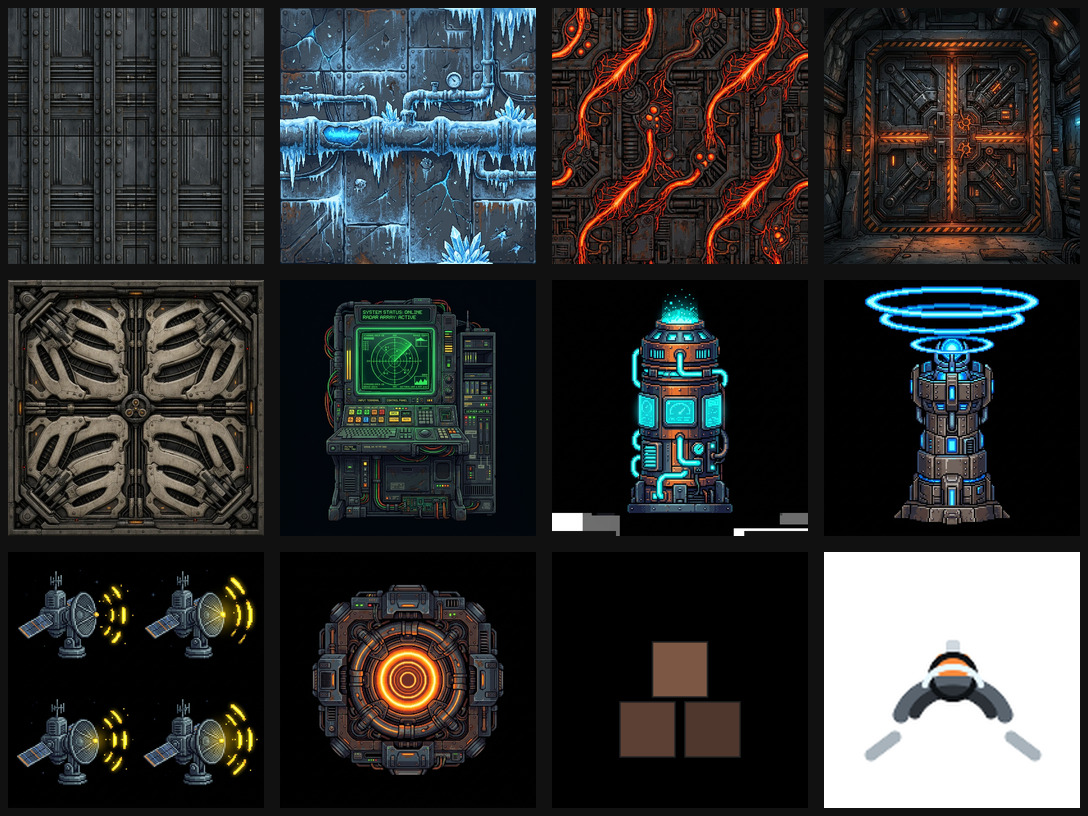
#> input picture art/source/art-remaster/concepts/world-assets-current-contact-sheet.jpg, 1088 x 816 px
$ python chroma_key.py ../art/source/art-remaster/concepts/world-assets-current-contact-sheet.jpg
#> lines starting #> are read from the running program, lines starting #| are printed output that depends on the picture
#!/usr/bin/env python3
"""Chroma-key HUD housing renders to transparent WebP.

docs/planning/hud-housing-prompts-2026-09-25.md: housings are rendered on flat
#00FF00; biology layers (`*_bio*`) on #FF00FF so the key can't eat bio-green.

    python3 scripts/chroma_key.py art/hud/renders/           # every PNG/JPG below
    python3 scripts/chroma_key.py some_panel.png --key magenta

For each image: the key colour becomes alpha (soft edge over a small tolerance
band), the key colour's spill is removed from the edge pixels, the result is
cropped to the panel silhouette, and written next to the source as .webp.
"""
import argparse
import os
import sys

import numpy as np
from PIL import Image

KEYS = {'green': (0, 255, 0), 'magenta': (255, 0, 255)}


def key_distance(rgb, key):
    """0 at the key colour, growing with distance in a key-aware way."""
    r, g, b = rgb[..., 0], rgb[..., 1], rgb[..., 2]
    if key == 'green':
        # How much greener than the other channels the pixel is.
        dominance = g - np.maximum(r, b)
    else:
        # How much more red+blue than green (magenta dominance).
        dominance = np.minimum(r, b) - g
    return dominance


def despill(rgb, key):
    out = rgb.copy()
    r, g, b = out[..., 0], out[..., 1], out[..., 2]
    if key == 'green':
        limit = np.maximum(r, b)
        out[..., 1] = np.minimum(g, limit)
    else:
        limit = g + (np.abs(r - b) / 2)
        out[..., 0] = np.minimum(r, np.maximum(limit, b))
        out[..., 2] = np.minimum(b, np.maximum(limit, r))
    return out


def process(path, key, low=40, high=110, pad=4):
    img = Image.open(path).convert('RGB')
    rgb = np.asarray(img).astype(np.float32)
    dominance = key_distance(rgb, key)
    # dominance >= high -> fully keyed (alpha 0); <= low -> opaque.
    alpha = np.clip((high - dominance) / (high - low), 0.0, 1.0)
    rgb = despill(rgb, key)
    rgba = np.dstack([rgb, alpha * 255.0]).clip(0, 255).astype(np.uint8)
    out = Image.fromarray(rgba, 'RGBA')
    bbox = out.getchannel('A').point(lambda a: 255 if a > 8 else 0).getbbox()
    if bbox:
        x0, y0, x1, y1 = bbox
        out = out.crop((max(0, x0 - pad), max(0, y0 - pad), min(out.width, x1 + pad), min(out.height, y1 + pad)))
    dst = os.path.splitext(path)[0] + '.webp'
    out.save(dst, 'WEBP', quality=92, method=6)
    keyed = float((alpha < 0.02).mean())
    return dst, out.size, keyed


def main():
    ap = argparse.ArgumentParser(description=__doc__, formatter_class=argparse.RawDescriptionHelpFormatter)
    ap.add_argument('paths', nargs='+')
    ap.add_argument('--key', choices=sorted(KEYS), help='force the key colour (default: magenta for *_bio*, else green)')
    args = ap.parse_args()
    files = []
    for p in args.paths:
        if os.path.isdir(p):
            for root, _, names in os.walk(p):
                files += [os.path.join(root, n) for n in names if n.lower().endswith(('.png', '.jpg', '.jpeg'))]
        else:
            files.append(p)
    if not files:
        print('no images found', file=sys.stderr)
        return 1
    for f in sorted(files):
        key = args.key or ('magenta' if '_bio' in os.path.basename(f) else 'green')
        dst, size, keyed = process(f, key)
#> in process, img is the input picture: PIL image 1088x816 RGB; mean R, G, B 50.9, 52.1, 52.1
#> in key_distance, `dominance = g - np.maximum(r, b)`:
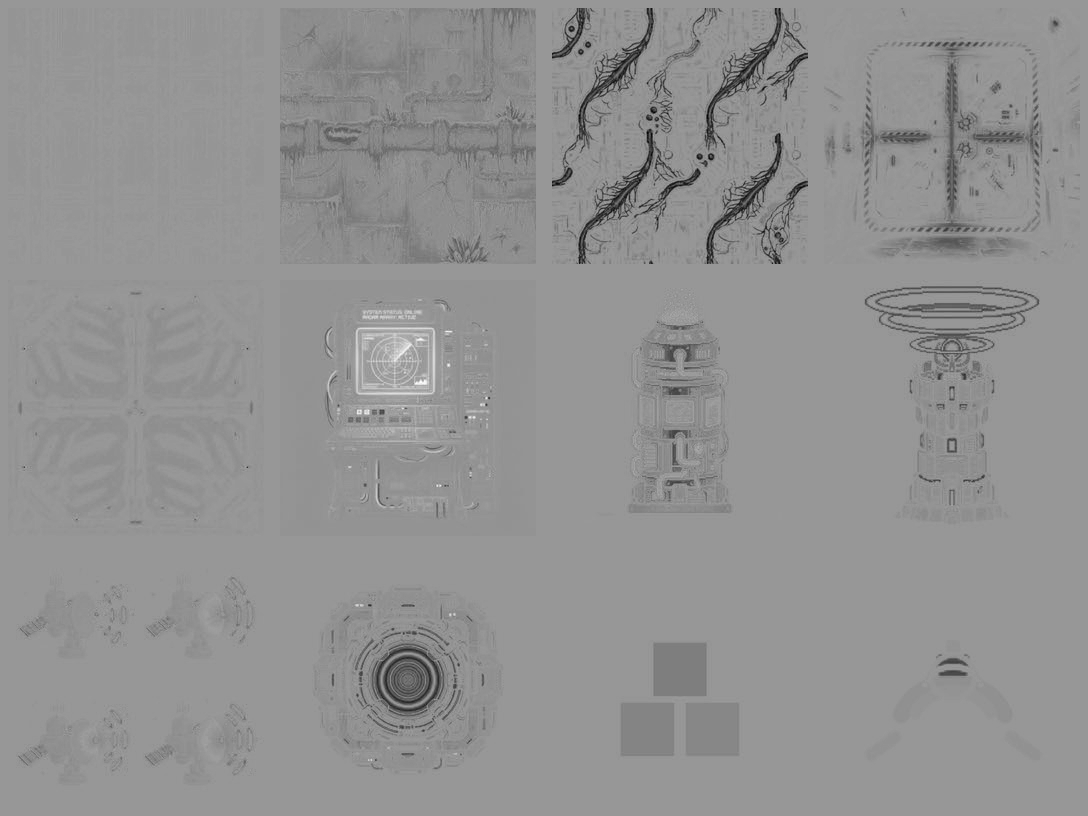
#> dominance: shape (816, 1088) float32; min -224, max 153, mean -7.3; drawn with min black and max white
#> in process, `alpha = np.clip((high - dominance) / (high - low), 0.0, 1.0)`:
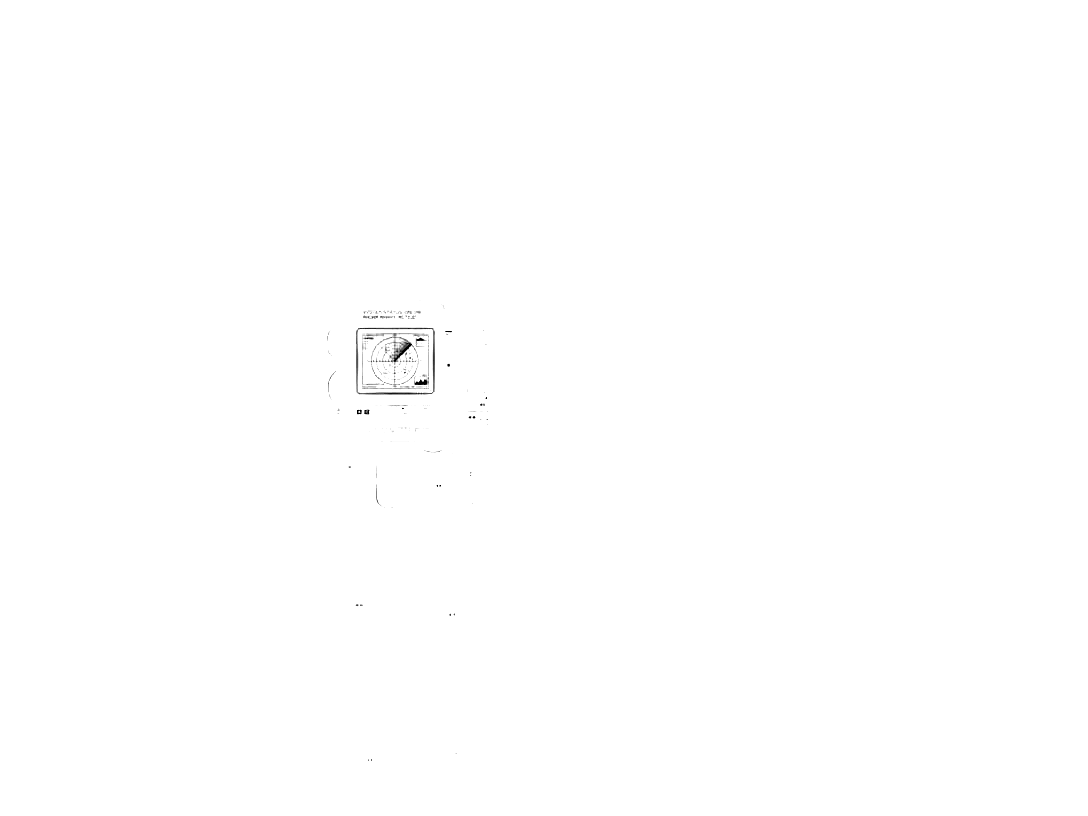
#> alpha: shape (816, 1088) float32; min 0, max 1, mean 0.999
#> in despill, `out[..., 1] = np.minimum(g, limit)`:
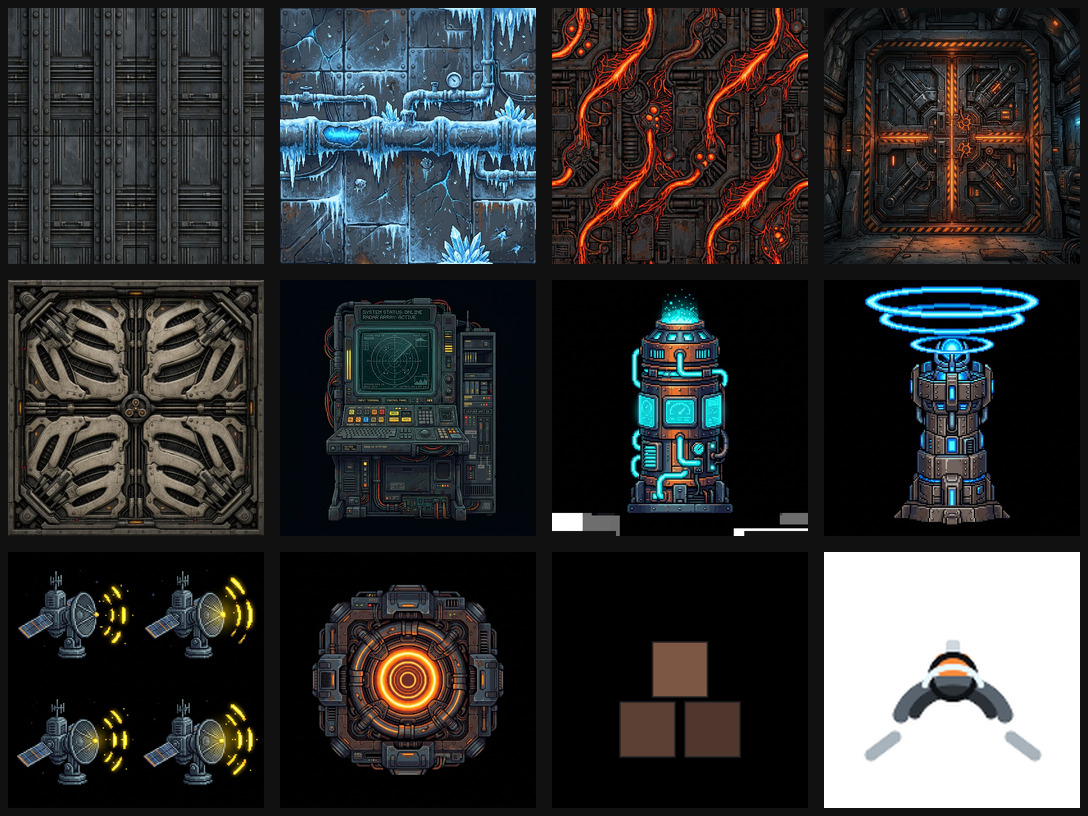
#> out: shape (816, 1088, 3) float32; mean R, G, B 50.9, 51.6, 52.1
#> in despill, `out[..., 1] = np.minimum(g, limit)`:
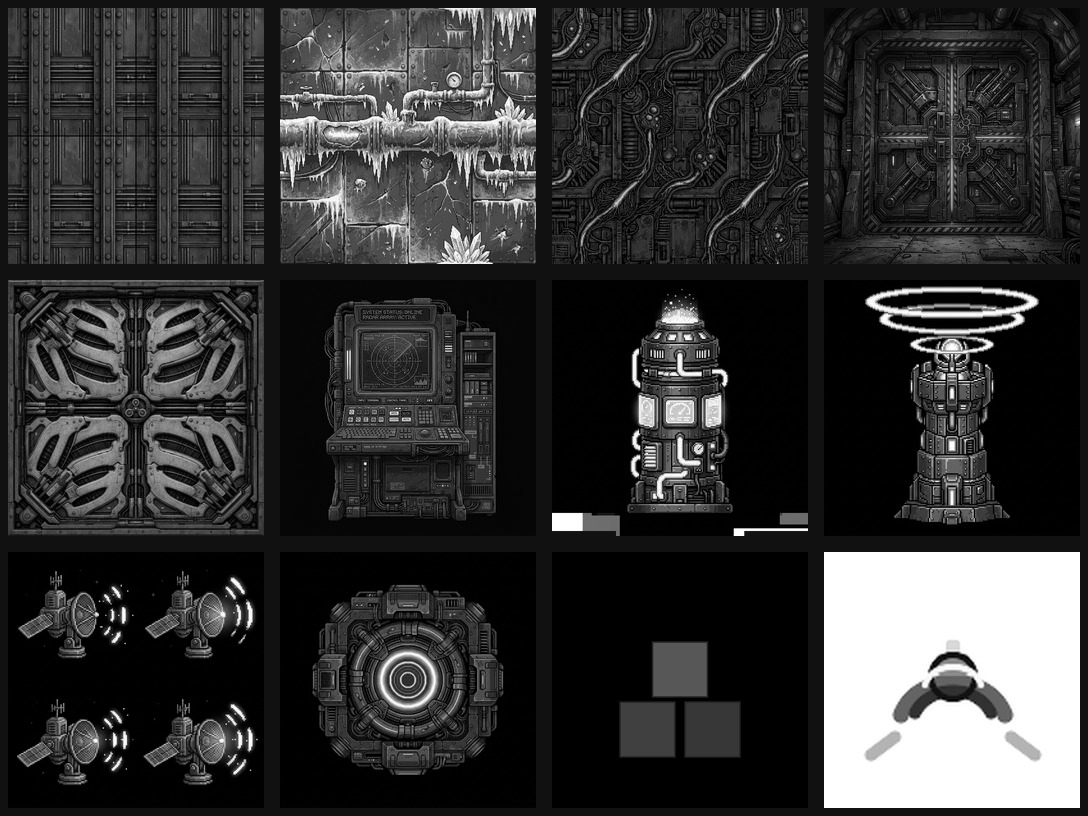
#> g: shape (816, 1088) float32; min 0, max 255, mean 51.6
#> in process, `bbox = out.getchannel('A').point(lambda a: 255 if a > 8 else 0).getbbo..`: bbox = (0, 0, 1088, 816)
#> in process, `x0, y0, x1, y1 = bbox`: x0 = 0; x1 = 1088; y1 = 816
#> in process, `keyed = float((alpha < 0.02).mean())`: keyed = 0.000122
#> size = (1088, 816); keyed = 0.000122
        warn = '  <- check: almost nothing keyed' if keyed < 0.05 else ''
#> warn = '  <- check: almost nothing keyed'
        print(f'{f} -> {dst} {size[0]}x{size[1]} key={key} keyed={keyed:.0%}{warn}')
#| ../art/source/art-remaster/concepts/world-assets-current-contact-sheet.jpg -> ../art/source/art-remaster/concepts/world-assets-current-contact-sheet.webp 1088x816 key=green keyed=0%  <- check: almost nothing keyed
    return 0


if __name__ == '__main__':
    sys.exit(main())
#> (the program exits here)
